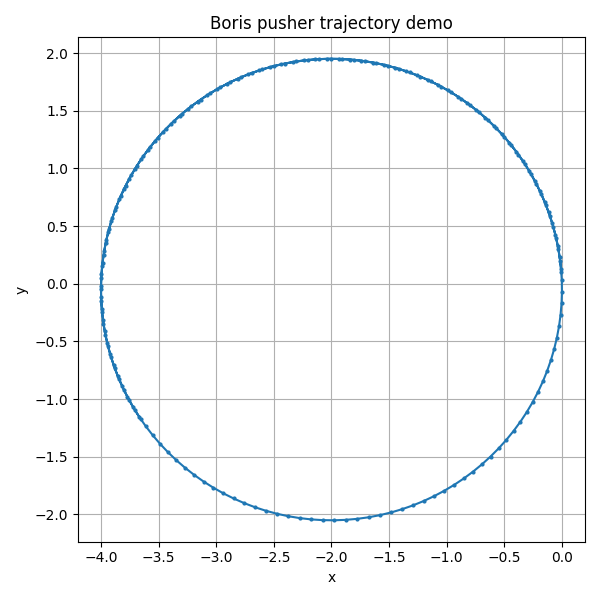

This figure's Python source:
import numpy as np
import matplotlib.pyplot as plt
from pic.boris_push import boris_push

q = -1.0
m = 1.0
dt = 0.1
steps = 200

# initial conditions
v_half = np.array([0.0, 1.0, 0.0])  # velocity at half-step
pos = np.array([0.0, 0.0, 0.0])

E = np.array([0.0, 0.0, 0.0])
B = np.array([0.0, 0.0, 0.5])

trajectory = np.zeros((steps, 3))

for i in range(steps):
    # update velocity (to next half-step)
    v_half = boris_push(q, m, dt, v_half, E, B)
    # update position by full step using v_half
    pos = pos + v_half * dt
    trajectory[i] = pos

# plot
plt.figure(figsize=(6,6))
plt.plot(trajectory[:,0], trajectory[:,1], '-o', markersize=2)
plt.title('Boris pusher trajectory demo')
plt.xlabel('x')
plt.ylabel('y')
plt.axis('equal')
plt.grid(True)
plt.tight_layout()
plt.savefig('python/pic/examples/boris_demo.png')
print('Saved plot to python/pic/examples/boris_demo.png')
